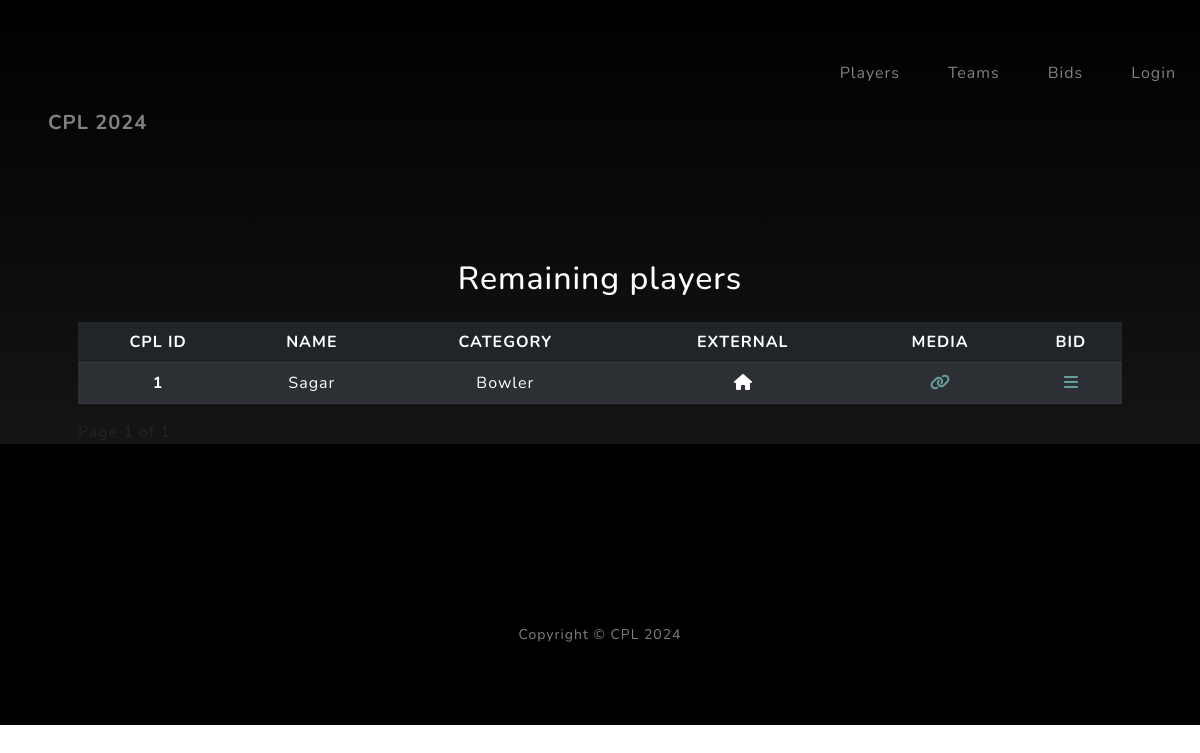
/bids/, run on an earlier commit of the app's database.
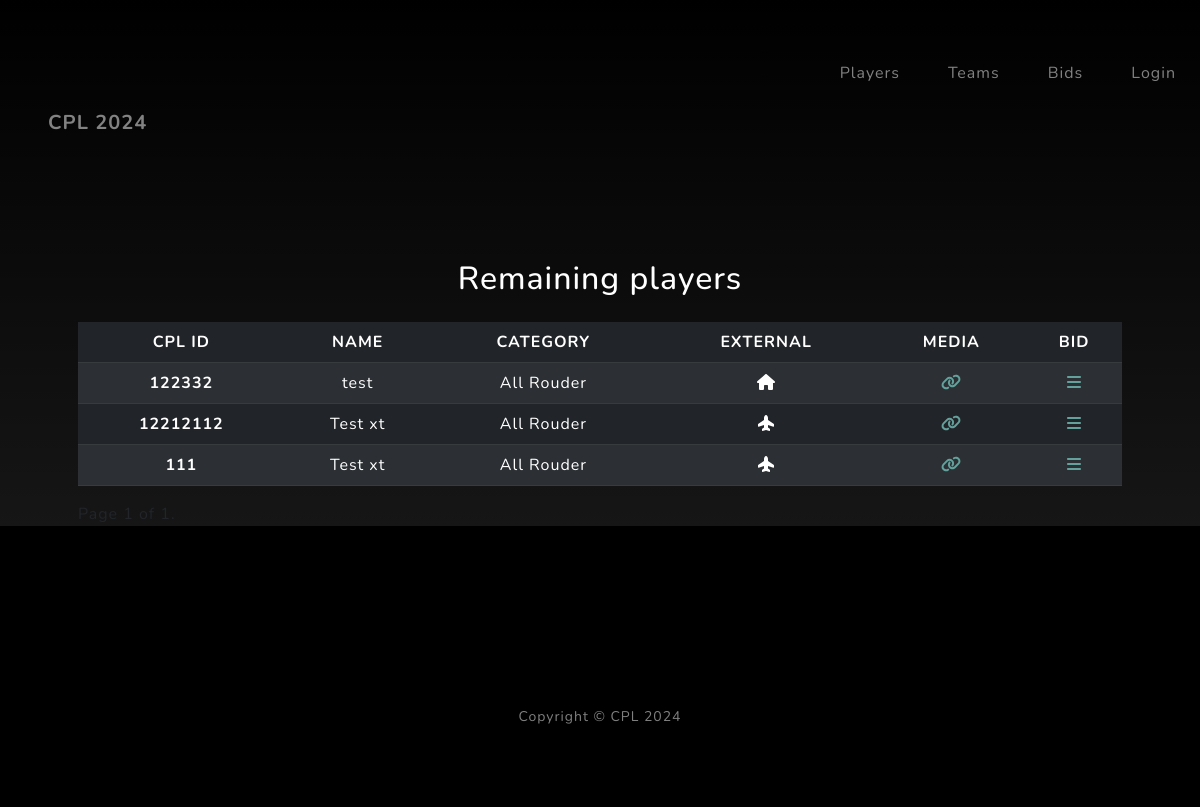
And on a later commit of the database.
### cpl_backend/models.py (models this page shows, shortened)
class Player(models.Model):
    class Meta:
        db_table = "players"
    cpl_id = models.CharField(unique=True, max_length=100)
    name = models.CharField(max_length=100)
    type = models.CharField(choices=PLAYER_CHOICES, max_length=100)
    card = models.FileField(upload_to="players/card",  null=True, blank=True)
    photo = models.FileField(upload_to="players/photo", null=True, blank=True)
    basic_amount = models.DecimalField(default=0, decimal_places=2, max_digits=10)
    is_external = models.BooleanField()
    is_sold = models.BooleanField()
    created_at = models.DateField(auto_now=True)

### cpl_backend/views.py (the view)
# urls.py: path('bids/', views.list_players_for_bidding, name="to_bid"),
def list_players_for_bidding(request):
    try:
        players = Player.objects.filter(is_sold=False)
    except Exception as e:
        messages.error(request, f'An error occurred: {str(e)}')
    context = {
        "players": paginate(request=request, queryset=players),
        "title": "Remaining players",
        "MEDIA_URL": settings.MEDIA_URL,
        "SITE_INFO": constants.SITE_INFO
        }
    return render(request, "pages/to_bid.html", context)

### cpl_backend/views.py (called while the page is built)
def paginate(request, queryset):
    paginator = Paginator(queryset, 20)
    page = request.GET.get('page')
    try:
        items = paginator.page(page)
    except PageNotAnInteger:
        items = paginator.page(1)
    except EmptyPage:
        items = paginator.page(paginator.num_pages)
    return items

### cpl_backend/templates/pages/to_bid.html (shortened to what this page needs)
{% extends "pages/base.html" %}
{% block content %}
<table class="table table-striped table-dark">
    <thead>
      <tr>
        <th scope="col">CPL ID</th>
        <th scope="col">NAME</th>
        <th scope="col">CATEGORY</th>
        <th scope="col">EXTERNAL</th>
        <th scope="col">MEDIA</th>
        <th scope="col">BID</th>
      </tr>
    </thead>
    <tbody>
    {% for player in players %}
      <tr>
        <th scope="row">{{ player.cpl_id }}</th>
        <td>{{ player.name }}</td>
        <td>{{ player.get_type_display }}</td>
        <td>
            {% if player.is_external %}
                <i class="fa-solid fa-plane-up"></i>
            {% else %}
                <i class="fa-solid fa-house"></i>
            {% endif %}
        </td>
        <td><a href="{{MEDIA_URL}}{{ player.card }}">
                <i class="fa-solid fa-link"></i>
            </a>
        </td>
        <td>
          <a href="/players/{{ player.id }}/bid">
              <i class="fa-solid fa-bars"></i>
          </a>
        </td>
      </tr>
      {% endfor %}
    </tbody>
  </table>
  <div class="pagination">
    <span class="step-links">
        <span class="current">
        </span>
    </span>
</div>
{% endblock %}

What changed in the data, as far as the page shows it:
no longer on this page (row edited): Player: cpl_id "1", name "Sagar", type "Bowler", is_external False (drawn)
added Player: cpl_id "122332", name "test", type "All Rouder", is_external False (drawn)
added Player: cpl_id "12212112", name "Test xt", type "All Rouder", is_external True (drawn)
added Player: cpl_id "111", name "Test xt", type "All Rouder", is_external True (drawn)
